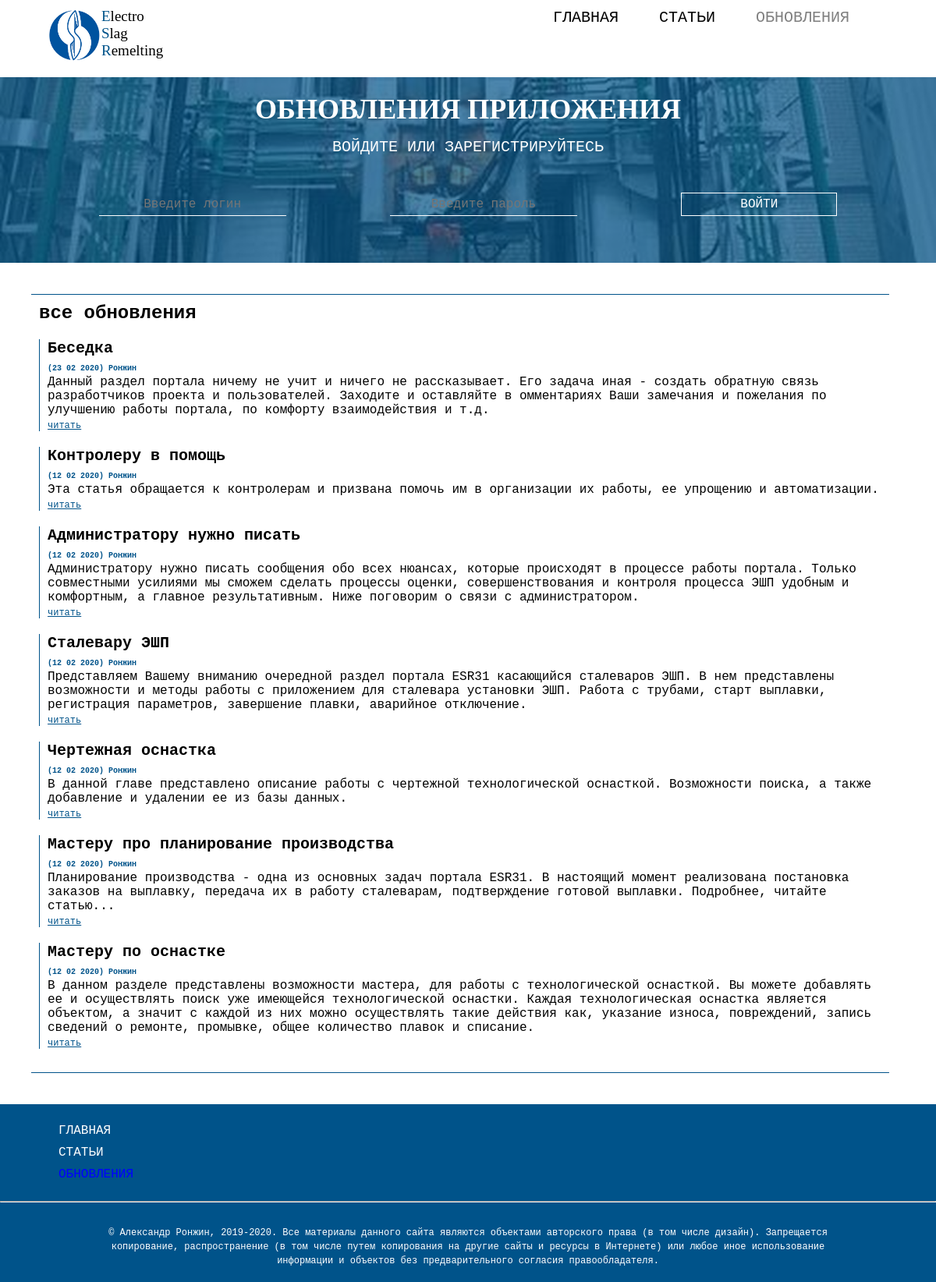
The app's page /updates.php with its own data.
### tables this page shows
CREATE TABLE `updates` (
  `id` int(11) NOT NULL AUTO_INCREMENT,
  `title` varchar(1000) NOT NULL,
  `overview` varchar(3000) NOT NULL,
  `text` mediumtext NOT NULL,
  `today` varchar(100) NOT NULL,
  `autor` varchar(100) NOT NULL,
  PRIMARY KEY (`id`)
);

CREATE TABLE `users` (
  `user_id` int(11) NOT NULL AUTO_INCREMENT,
  `user_date_of_registration` timestamp NOT NULL DEFAULT CURRENT_TIMESTAMP,
  `user_name` varchar(100) NOT NULL,
  `user_surname` varchar(100) NOT NULL,
  `user_patronymic` varchar(100) NOT NULL,
  `user_place_of_work` varchar(100) NOT NULL,
  `user_position` varchar(100) NOT NULL,
  `user_email` varchar(100) NOT NULL,
  `user_phone` varchar(50) NOT NULL,
  `user_login` varchar(100) NOT NULL,
  `user_password` varchar(100) NOT NULL,
  `user_type` varchar(100) NOT NULL,
  PRIMARY KEY (`user_id`)
);

### user_page/require_all_updates.php (the view, shortened to what this page needs)
<?php
$sql_updates = "SELECT id, title, overview, today, autor FROM updates ORDER BY id DESC";
$result_updates = mysqli_query($link, $sql_updates);
while ($row_updates = mysqli_fetch_array($result_updates)) {
	$autor = $row_updates["autor"];
	$sql_autor = "SELECT user_surname, user_patronymic, user_name FROM users WHERE user_login='{$autor}'";
	$result_autor = mysqli_query($link, $sql_autor);
	$row_autor = mysqli_fetch_array($result_autor);
	$autor_surname = $row_autor["user_surname"];
	$update_id = $row_updates["id"];
	echo "<li><h3>".$row_updates["title"]."<br><span>(".$row_updates["today"].") ".$autor_surname."</span></h3>
		<p>".$row_updates["overview"]."</p>";
	if ($page_title == "updates") {
		echo "<a href=\"error_page/guest_show_error.php\">читать</a>";
	} else {
		echo "<a href=\"show_updates.php?topic_id=$update_id\">читать</a>";
	};
	echo "</li>";
};
?>

### style/index.css (style rules this page uses)
body { background-color: white; color: black; margin: 0; padding: 0; }
.sidebar li { list-style-type: none; margin: 0; padding: 0; margin-bottom: 20px; border-left: 1px solid rgba(0, 83, 138, 1); padding-left: 10px; }
.sidebar h3 { list-style-type: none; margin: 0; padding: 0; font-family: "Courier new"; font-weight: bold; font-size: 20px; }
.sidebar h3 span { color: rgba(0, 83, 138, 1); font-family: "Courier new"; font-size: 10px; }
.sidebar p { list-style-type: none; margin: 0; padding: 0; font-family: "Courier new"; font-size: 16px; }
.sidebar a { color: rgba(0, 83, 138, 1); font-family: "Courier new"; font-size: 12px; }

### records on screen
updates: title "Беседка", today "23 02 2020", users.user_surname "Ронжин", overview "Данный раздел портала ничему не учит и ничего не рассказывает. Его задача иная - создать обратную связь разработчиков проекта и пользователей. Заходите и оставляйте в омментариях Ваши замечания и пожелания по улучшению работы портала, по комфорту взаимодействия и т.д."
updates: title "Контролеру в помощь", today "12 02 2020", users.user_surname "Ронжин", overview "Эта статья обращается к контролерам и призвана помочь им в организации их работы, ее упрощению и автоматизации."
updates: title "Администратору нужно писать", today "12 02 2020", users.user_surname "Ронжин", overview "Администратору нужно писать сообщения обо всех нюансах, которые происходят в процессе работы портала. Только совместными усилиями мы сможем сделать процессы оценки, совершенствования и контроля процесса ЭШП удобным и комфортным, а главное результативным. Ниже поговорим о связи с администратором."
updates: title "Сталевару ЭШП", today "12 02 2020", users.user_surname "Ронжин", overview "Представляем Вашему вниманию очередной раздел портала ESR31 касающийся сталеваров ЭШП. В нем представлены возможности и методы работы с приложением для сталевара установки ЭШП. Работа с трубами, старт выплавки, регистрация параметров, завершение плавки, аварийное отключение."
updates: title "Чертежная оснастка", today "12 02 2020", users.user_surname "Ронжин", overview "В данной главе представлено описание работы с чертежной технологической оснасткой. Возможности поиска, а также добавление и удалении ее из базы данных."
updates: title "Мастеру про планирование производства", today "12 02 2020", users.user_surname "Ронжин", overview "Планирование производства - одна из основных задач портала ESR31. В настоящий момент реализована постановка заказов на выплавку, передача их в работу сталеварам, подтверждение готовой выплавки. Подробнее, читайте статью..."
updates: title "Мастеру по оснастке", today "12 02 2020", users.user_surname "Ронжин", overview "В данном разделе представлены возможности мастера, для работы с технологической оснасткой. Вы можете добавлять ее и осуществлять поиск уже имеющейся технологической оснастки. Каждая технологическая оснастка является объектом, а значит с каждой из них можно осуществлять такие действия как, указание износа, повреждений, запись сведений о ремонте, промывке, общее количество плавок и списание."
